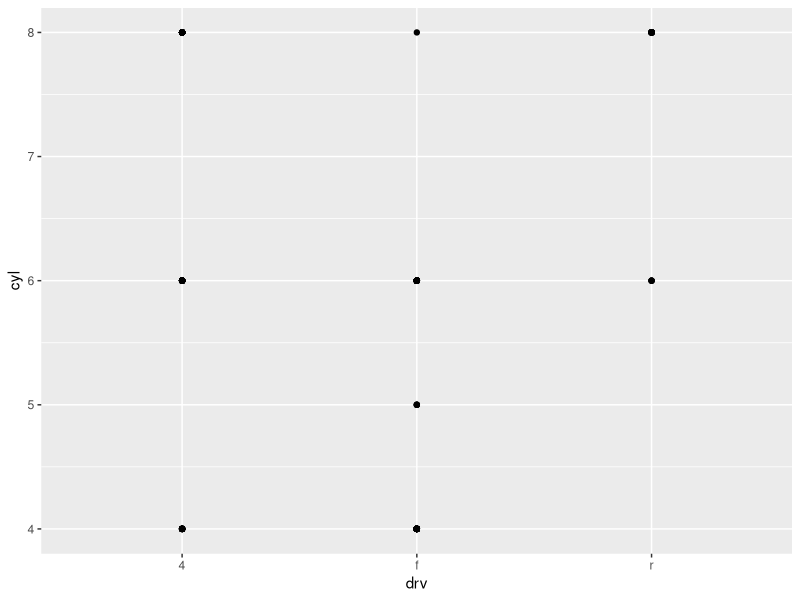
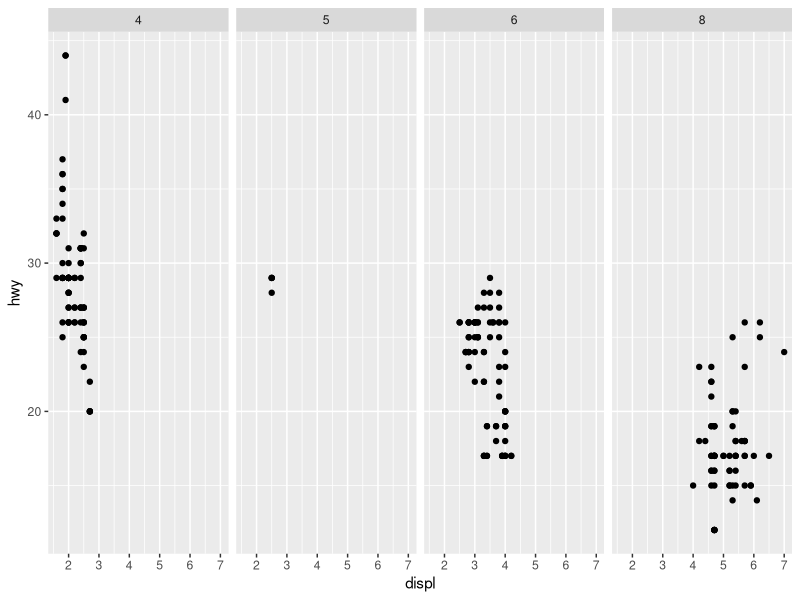
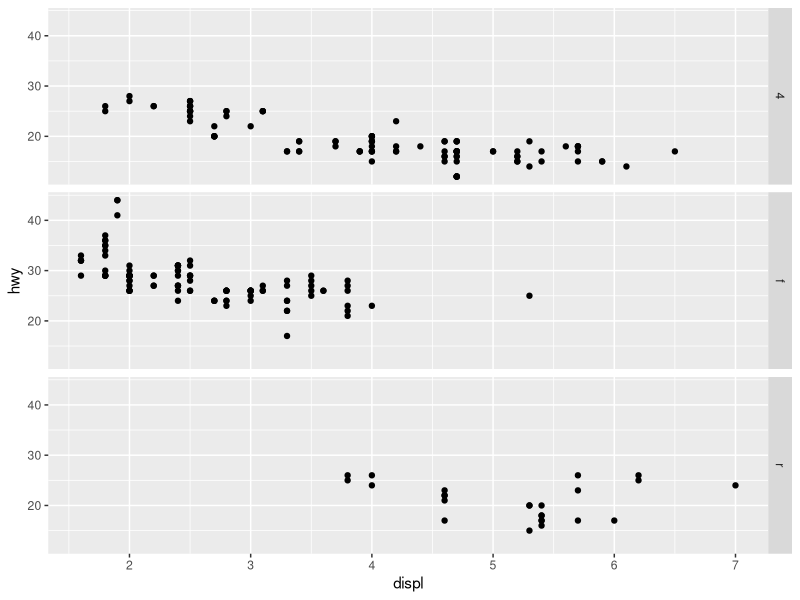

Reproduce these figures in R, in order.

# Subplots con facets ----

library(tidyverse)

# Preguntas de esta tarea:

# 1. ¿Qué ocurre si hacemos un facet de una variable contínua?

# RESPUESTA: Lo que ocurre es que se crearía un subgráfico para cada valor
# distinto de la variable continua. No tendría mucho sentido hacerlo.

   
# 2. ¿Qué significa si alguna celda queda vacía en el gráfico 
# facet_grid(drv~cyl)?
# ¿Qué relación guardan esos huecos vacíos con el gráfico siguiente?
#   
#   ggplot(data = mpg) +
#   geom_point(mapping = aes(x=drv, y = cyl)) 
# 

ggplot(data = mpg) + 
  geom_point(mapping = aes(x=drv, y = cyl))
  
# RESPUESTA: Si la celda está vacía, significa que no existen vehículos que presentan
# la categoria de ambas variables conjuntamente.

# La relación que guardan ambos gráficos es que comparten los huecos
#vacíos ya que para esos pares de categorías no existen vehículos.



# 3. ¿Qué gráficos generan las siguientes dos instrucciones? 
# ¿Qué hace el punto? ¿Qué diferencias hay de escribir la variable 
# antes o después de la virgula?

ggplot(data = mpg) +
  geom_point(mapping = aes(x=displ, y = hwy)) +
  facet_grid(.~cyl)

ggplot(data = mpg) +
  geom_point(mapping = aes(x=displ, y = hwy)) +
  facet_grid(drv~.)

# RESPUESTA: En el primer gráfico se genera cuatro subplots, cada uno correspondiente
# a las 4 categorías de cyl. En el segundo gráfico se general 3 subplots, cada uno
#correspondiente a las 3 categorias de drv.
# El punto indica que se categorizará el gráfico en función de una sola variable.
# La diferencia es que en el primer caso, los subplots se generan por columnas y 
#en el segundo se generan por filas.

# 4. El primer facet que hemos pintado era el siguiente:
#   
#   ggplot(data = mpg) +
#   geom_point(mapping = aes(x = displ, y = hwy)) +
#   facet_wrap(~class, nrow = 3)
# 
# ¿Qué ventajas crees que tiene usar facets en lugar de la estética del color? 
# ¿Qué desventajas? ¿Qué cambiaría si tu dataset fuera mucho más grande?

# RESPUESTA: La ventaja que tiene los facets es la claridad que se obtiene frente
# a un único gráfico con distintos colores superpuestos. Sin embargo, la gran
#desventaja que tiene es el manejo de muchos gráficos simultáneamente.
# En el caso de un conjunto de datos pequeño, la opción ideal sería la estetica
# de color, ya que a simple vista podemos sacar buenos resultados. En cambio, para
#conjuntos de datos grande, esta opción es inviable ya que no podríamos ver nada, 
#y por tanto es mejor optar por los facets.

# 5. Investiga la documentación de ?facet_wrap y contesta a las siguientes preguntas:
#   
#   1.¿Qué hace el parámetro nrow?
#   2.¿Y el parámetro ncol?
#   3.¿Qué otras opciones sirven para controlar el layout de los paneles
#   individuales?
#   4.¿Por qué facet_grid() no tiene los parámetros de nrow ni de ncol?

# RESPUESTA: El parámetro nrow indica el nº de filas de subgráficos que
# se va a representar. Respectivamente, el parámetro ncol indica el nº de
# columnas.

# Otras opciones que puede usarse para controlar el layout, son:
# dir: si se desea el gráfico horizontal o vertical.
# switch: para fijar la posición en las labels.
# as.table: para representar las facetas como si fueran tablas con valores 
# mayores en la parte inferior derecha(TRUE) y en la parte superior 
# derecha(FALSE).

# facet_grid() no tiene parámetros nrow y ncol ya que éstos se determinan
# a partir de las categorías de las dos variables que se utiliza para el grid.

# 6. Razona la siguiente afirmación:
#   
#   Cuando representemos un facet con facet_grid() conviene poner la variable 
# con más niveles únicos en las columnas.

# RESPUESTA: Se realiza para tener una mejor visualización del resultado obtenido.
